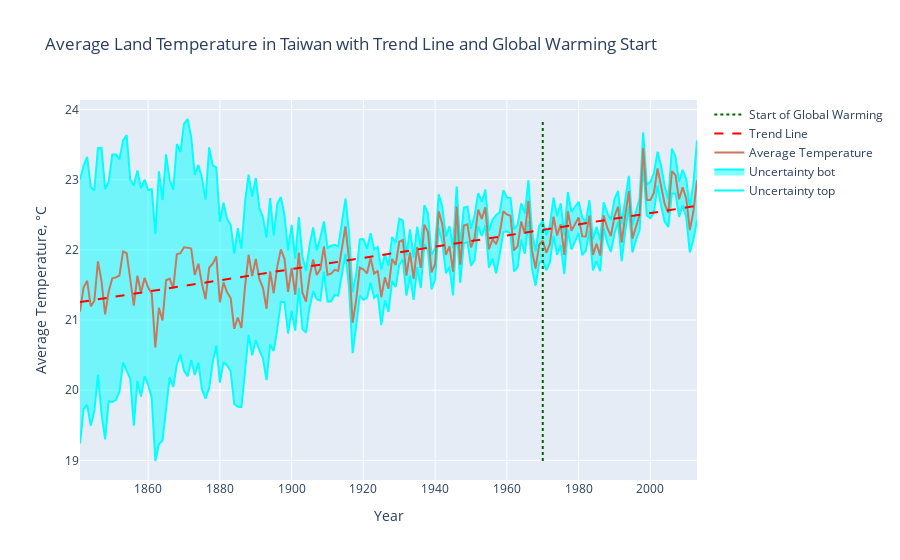

This figure's notebook cell:
### Markdown cell above
## 4. Trendline plot
Plot the trendline for average temperature for all records in the dataset with unceratinty intervals, alongside an arbitrarily set threshold for the start of global warming (in this case 1970).

### Code cell
# Extract the year from the date
df_tw_groups['Year'] = df_tw_groups['dt'].apply(lambda x: x[:4])

# Group by year and calculate the average temperature and uncertainty
tw_yearly = df_tw_groups.groupby('Year').agg({
    'AverageTemperature': 'mean',
    'AverageTemperatureUncertainty': 'mean'
}).reset_index()

# Extract the values
years = tw_yearly['Year'].astype(int).values
mean_temp_tw = tw_yearly['AverageTemperature'].values
mean_temp_tw_uncertainty = tw_yearly['AverageTemperatureUncertainty'].values

# Calculate the trend line (linear regression)
slope, intercept, r_value, p_value, std_err = stats.linregress(years, mean_temp_tw)
trend_line = slope * years + intercept

# Create traces for the plot
trace0 = go.Scatter(
    x=years, 
    y=mean_temp_tw + mean_temp_tw_uncertainty,
    fill=None,
    mode='lines',
    name='Uncertainty top',
    line=dict(color='rgb(0, 255, 255)')
)

trace1 = go.Scatter(
    x=years, 
    y=mean_temp_tw - mean_temp_tw_uncertainty,
    fill='tonexty',
    mode='lines',
    name='Uncertainty bot',
    line=dict(color='rgb(0, 255, 255)')
)

trace2 = go.Scatter(
    x=years, 
    y=mean_temp_tw,
    name='Average Temperature',
    line=dict(color='rgb(199, 121, 093)')
)

# Add the trend line
trace3 = go.Scatter(
    x=years,
    y=trend_line,
    name='Trend Line',
    line=dict(color='rgb(255, 0, 0)', dash='dash')
)

# Add a vertical line to indicate the start of global warming (around 1970)
global_warming_start_year = 1970

trace4 = go.Scatter(
    x=[global_warming_start_year, global_warming_start_year],
    y=[min(mean_temp_tw - mean_temp_tw_uncertainty), max(mean_temp_tw + mean_temp_tw_uncertainty)],
    mode='lines',
    name='Start of Global Warming',
    line=dict(color='rgb(0, 100, 0)', dash='dot')
)

data = [trace0, trace1, trace2, trace3, trace4]

layout = go.Layout(
    xaxis=dict(title='Year'),
    yaxis=dict(title='Average Temperature, °C'),
    title='Average Land Temperature in Taiwan with Trend Line and Global Warming Start',
    showlegend=True
)

fig = go.Figure(data=data, layout=layout)
fig.show()

### Figure 1 — Plotly figure (JSON) as saved in the notebook; plotly's stock layout.template omitted (floating-point values rounded to 4 significant figures; data arrays with more than 128 entries replaced by an {"elided": "..."} marker saying what was removed)
{"data": [{"line": {"color": "rgb(0, 255, 255)"}, "mode": "lines", "name": "Uncertainty top", "type": "scatter", "x": {"elided": "173 int values"}, "y": {"elided": "173 float values"}}, {"fill": "tonexty", "line": {"color": "rgb(0, 255, 255)"}, "mode": "lines", "name": "Uncertainty bot", "type": "scatter", "x": {"elided": "173 int values"}, "y": {"elided": "173 float values"}}, {"line": {"color": "rgb(199, 121, 093)"}, "name": "Average Temperature", "type": "scatter", "x": {"elided": "173 int values"}, "y": {"elided": "173 float values"}}, {"line": {"color": "rgb(255, 0, 0)", "dash": "dash"}, "name": "Trend Line", "type": "scatter", "x": {"elided": "173 int values"}, "y": {"elided": "173 float values"}}, {"line": {"color": "rgb(0, 100, 0)", "dash": "dot"}, "mode": "lines", "name": "Start of Global Warming", "type": "scatter", "x": [1970, 1970], "y": [18.99, 23.87]}], "layout": {"showlegend": true, "title": {"text": "Average Land Temperature in Taiwan with Trend Line and Global Warming Start"}, "xaxis": {"title": {"text": "Year"}}, "yaxis": {"title": {"text": "Average Temperature, °C"}}}}
